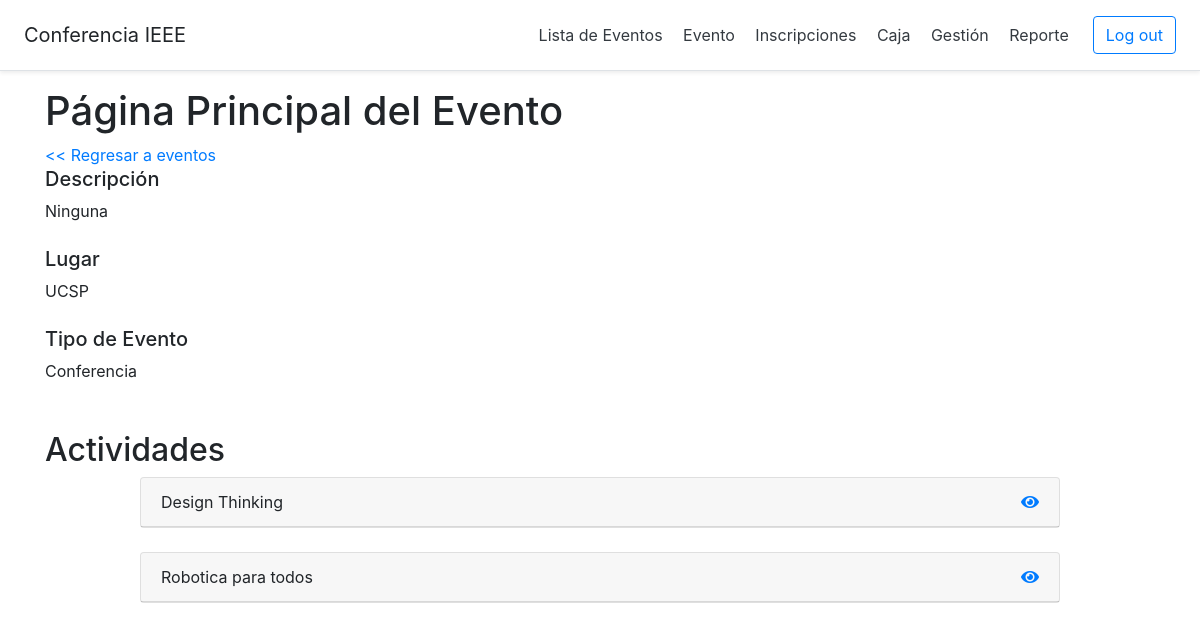
Page /evento/4 on the committed database.
### models.py (models this page shows)
class Evento(db.Model):
    id = db.Column(db.Integer, primary_key=True)
    nombre = db.Column(db.String(100), nullable=False)
    tipo = db.Column(db.String(100), nullable=False)
    descripcion = db.Column(db.String(130), nullable=False)
    lugar = db.Column(db.String(100), nullable=False)
    estado = db.Column(db.String(20), default="Borrador")
    fechaCreacion = db.Column(db.Date, default=datetime.utcnow)
    fechaPreInscripcion = db.Column(db.Date)
    fechaAprtrInscripcion = db.Column(db.Date)
    fechaLmtDscnto = db.Column(db.Date)
    fechaCierreInscripcion = db.Column(db.Date)
    fechaInicio = db.Column(db.Date)
    fechaFin = db.Column(db.Date)
    cntInscritos = db.Column(db.Integer, default=0)
    cntPreInscritos = db.Column(db.Integer, default=0)
    prcntjDscnto = db.Column(db.Float, default=0)
    plantilla = db.Column(db.Boolean, default=False)
    actividades = db.relationship('Actividad', backref='evento', lazy=True)
    usuarios_eventos = db.relationship('Usuario_Evento', backref='evento', lazy=True)
    movimientos = db.relationship('Movimiento', backref='evento', lazy=True)
    categorias = db.relationship('Categoria', backref='evento', lazy=True)
    paquetes = db.relationship('Paquete', backref='evento', lazy=True)

class Actividad(db.Model):
    id = db.Column(db.Integer, primary_key = True)
    nombre = db.Column(db.String(30), nullable=False)
    tipo = db.Column(db.String(30))
    descripcion = db.Column(db.String(130))
    consideraciones = db.Column(db.String(100))
    fechaInicio = db.Column(db.DateTime)
    fechaFin = db.Column(db.DateTime)
    ponente = db.Column(db.String(50))
    idEvento = db.Column(db.Integer, db.ForeignKey('evento.id'), nullable=False)
    ambientes = db.relationship('Ambiente', backref='actividad', lazy = True)
    materiales = db.relationship('Material', backref='actividad', lazy = True)

### app.py (the view)
@app.route('/evento/<idEvento>', methods=['GET','POST'])
def evento(idEvento):
    miEvento = Evento.query.filter_by(
        id = idEvento
    ).first()
    session['idEvento'] = idEvento
    listaAct = []
    actividades = Actividad.query.filter_by(idEvento = session['idEvento'])
    for actividad in actividades:
        listaAct.append({
            "id":actividad.id,
            "nombre":actividad.nombre
        })
    if actividades:
        fechaMin = miEvento.fechaInicio
        fechaMax = miEvento.fechaFin
        for actividad in actividades:
            if not fechaMin:
                fechaMin = actividad.fechaInicio.date()
            if not fechaMax:
                fechaMax = actividad.fechaFin.date()
            if actividad.fechaInicio.date() < fechaMin:
                fechaMin = actividad.fechaInicio.date()
            if actividad.fechaFin.date() > fechaMax:
                fechaMax = actividad.fechaFin.date()
        miEvento.fechaInicio = fechaMin
        miEvento.fechaFin = fechaMax
        db.session.commit()
    return render_template(
        'SCV-B01MenuEventoAdmin.html',
        idEvento = session['idEvento'],
        estado = miEvento.estado,
        descripcion = miEvento.descripcion,
        lugar = miEvento.lugar,
        tipoEvento = miEvento.tipo,
        actividad = listaAct,
        lenActividad = len(listaAct),
        nombreEvento = miEvento.nombre)

### app.py (called while the page is built)
@app.context_processor
def utility_processor():
    return dict()

### templates/SCV-B01MenuEventoAdmin.html (shortened to what this page needs)
{% extends "Layout.html" %}
{% block body %}
<h1>Página Principal del Evento</h1>
<a href="{{url_for('listaEventos')}}"> << Regresar a eventos </a>
<div id="datos-evento" class="row">
    <div class="col-8">
        <div class="">
            <h5>Descripción</h5>
            {{descripcion}}
        </div>
        <br>
        <div class="">
            <h5>Lugar</h5>
            {{lugar}}
        </div>
        <br>
        <div class="">
            <h5>Tipo de Evento</h5>
            {{tipoEvento}}
        </div>
        <br>
    </div>
    <div class="col-4">
    </div>
</div>
<div>
    <br>
    <h2>Actividades</h2>
    <div class="row">
        <div class="col-1"></div>
        <div id="activities-list" class="col">
            {%for i in range(0, lenActividad)%}
            <div class="card">
                <div class="card-header">
                    <div class="row">
                        <div class="col"> {{actividad[i].nombre}}</div>
                        <div class="col-2 text-right">
                            {% if estado == 'Borrador' %}
                            <a href="{{ url_for('actividad',id = actividad[i].id) }}"><i class="fas fa-pencil-alt"> </i></a>
                            <a href="{{ url_for('eliminarActividad',id = actividad[i].id) }}"><i class="fas fa-trash"> </i></a>
                            {% else %}
                            <a href="{{ url_for('actividad',id = actividad[i].id) }}"><i class="fas fa-eye"> </i></a>
                            {% endif %}
                        </div>
                    </div>
                </div>
            </div>
            <br>
            {%endfor%}
        </div>
        <div class="col-1"></div>
    </div>
</div>
{% endblock %}

### templates/Layout.html (shortened to what this page needs)
<!doctype html>
<html lang="en">
    <head>
        <link rel="stylesheet" href="https://cdn.jsdelivr.net/npm/bootstrap@4.6.0/dist/css/bootstrap.min.css">
        <link rel="stylesheet" href="{{ url_for('static', filename='css/extra.css') }}">
        <link rel="stylesheet" href="{{ url_for('static', filename='css/fontawesome.css') }}">
        <link rel="stylesheet" href="{{ url_for('static', filename='css/solid.css') }}">
    </head>
    <div class="d-flex flex-column flex-md-row align-items-center p-3 px-md-4 mb-3 bg-white border-bottom shadow-sm">
        {% if tipoUsuario == 'Visitante'%}
        <h5 class="my-0 mr-md-auto font-weight-normal" style="cursor: pointer;" onclick="window.location='{{url_for('index')}}'">Our Point</h5>
        <nav class="my-2 my-md-0 mr-md-3">
            <a class="p-2 text-dark" href="{{url_for('nosotros')}}" disabled>Nosotros</a>
            <a class="p-2 text-dark" href="{{url_for('index')}}">Eventos</a>
        </nav>
        <a class="btn btn-outline-primary" href="{{ url_for('login') }}">Log in</a>
        <a class="btn btn-outline-primary" href="{{ url_for('register') }}">Sign Up</a>
        {% else %}
            {% if tipoUsuario == 'Participante' %}
                <h5 class="my-0 mr-md-auto font-weight-normal" style="cursor: pointer;" onclick="window.location='{{url_for('index')}}'">{{nombreEvento}}</h5>
                <nav class="my-2 my-md-0 mr-md-3">
                    <a class="p-2 text-dark" href="{{ url_for('index') }}">Inicio</a>
                    <a class="p-2 text-dark" href="{{ url_for('listaEventosParticipante') }}">Mis Eventos</a>                 </nav>
            {% else %}
                {% if notShow == True %}
                    <h5 class="my-0 mr-md-auto font-weight-normal" style="cursor: pointer;" onclick="window.location='{{url_for('listaEventos')}}'">{{nombreEvento}}</h5>
                    <nav class="my-2 my-md-0 mr-md-3">
                        <a class="p-2 text-dark" href="{{ url_for('index') }}">Inicio</a>
                        <a class="p-2 text-dark" href="{{ url_for('listaEventos') }}">Lista de Eventos</a>
                    </nav>
                {% else %}
                    {% if tipoUsuario == 'Caja' %}
                    <h5 class="my-0 mr-md-auto font-weight-normal" style="cursor: pointer;" onclick="window.location='{{url_for('listaEventos')}}'">{{nombreEvento}}</h5>
                    <nav class="my-2 my-md-0 mr-md-3">
                        <a class="p-2 text-dark" href="{{ url_for('movimiento') }}">Registrar Movimimento</a>
                        <a class="p-2 text-dark" href="{{ url_for('movimiento') }}">Registrar Inscripcion</a>
                        <a class="p-2 text-dark" href="{{ url_for('validarInscripcion') }}">Validar Inscripcion</a>
                    </nav>
                    {% else %}
                        {% if tipoUsuario == 'Colaborador' %}
                        <h5 class="my-0 mr-md-auto font-weight-normal" style="cursor: pointer;" onclick="window.location='{{url_for('colaborador')}}'">{{nombreEvento}}</h5>
                        <nav class="my-2 my-md-0 mr-md-3">
                            <a class="p-2 text-dark" href="{{ url_for('asistencia') }}" disabled>Asistencia</a>
                            <a class="p-2 text-dark" href="{{ url_for('materiales') }}">Materiales</a>
                        </nav>
                        {% else %}
                        <h5 class="my-0 mr-md-auto font-weight-normal" style="cursor: pointer;" onclick="window.location='{{url_for('listaEventos')}}'">{{nombreEvento}}</h5>
                        <nav class="my-2 my-md-0 mr-md-3">
                            <a class="p-2 text-dark" href="{{ url_for('listaEventos') }}">Lista de Eventos</a>
                            <a class="p-2 text-dark" href="{{ url_for('evento', idEvento = idEvento) }}">Evento</a>
                            <a class="p-2 text-dark" href="{{ url_for('gestionar_inscripcion') }}">Inscripciones</a>
                            <a class="p-2 text-dark" href="{{ url_for('movimiento') }}">Caja</a>
                            <a class="p-2 text-dark" href="{{ url_for('gestionarUsuario') }}">Gestión</a>
                            <a class="p-2 text-dark" href="{{ url_for('reporteCaja') }}">Reporte</a>
                        </nav>
                        {% endif %}
                    {% endif %}
                {% endif %}
            {% endif %}
            <a class="btn btn-outline-primary" href="{{ url_for('logout') }}">Log out</a>
        {% endif %}
    </div>
    <body>
        <div class = "container">
            {% block body %}
            {% endblock %}
        </div>
    </body>
</html>

### static/css/solid.css (style rules this page uses)
.fa, .fas { font-family: 'Font Awesome 5 Free'; font-weight: 900; }

### rows in the picture
Evento: nombre "Conferencia IEEE", descripcion "Ninguna", lugar "UCSP", tipo "Conferencia"
Actividad: nombre "Design Thinking"
Actividad: nombre "Robotica para todos"
